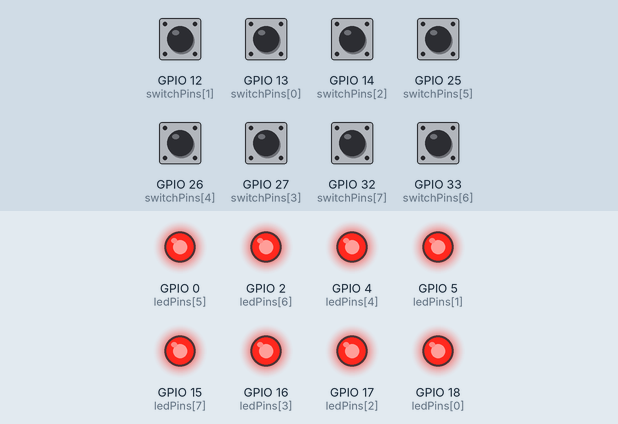
A program run on a simulated ESP32. Parts: output pins drawn as LEDs (lit = HIGH). The inputs (shaded band) are chosen by the test bench; at power-on: GPIO 12 (switchPins[1]), GPIO 13 (switchPins[0]), GPIO 14 (switchPins[2]), GPIO 25 (switchPins[5]), GPIO 26 (switchPins[4]), GPIO 27 (switchPins[3]), GPIO 32 (switchPins[7]), GPIO 33 (switchPins[6]) HIGH.

Above: at 1.2 s.
1.3 s: GPIO 12 (switchPins[1]) pulled LOW for 0.15 s
At 1.37 s:
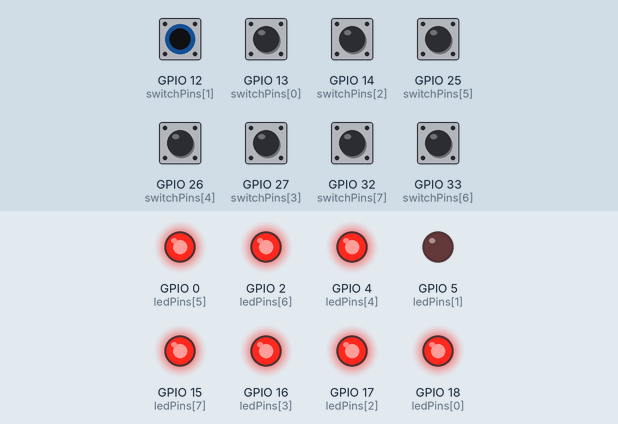
2.9 s: GPIO 13 (switchPins[0]) pulled LOW for 0.15 s
At 2.97 s:
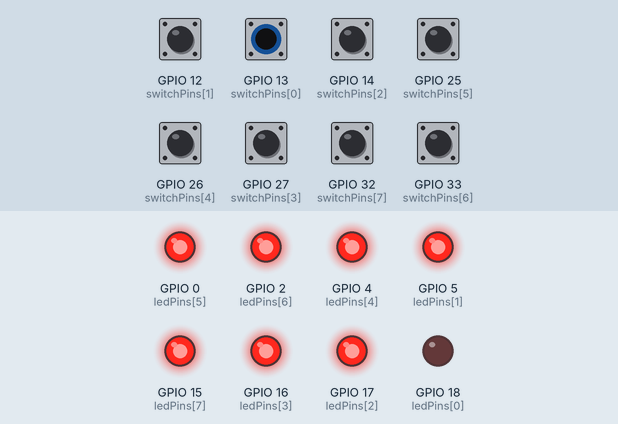
4.5 s: GPIO 14 (switchPins[2]) pulled LOW for 0.15 s
At 4.57 s:
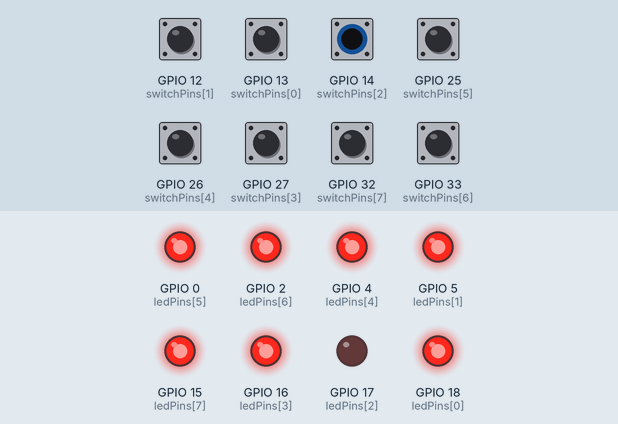
6.1 s: GPIO 25 (switchPins[5]) pulled LOW for 0.15 s
At 6.17 s:
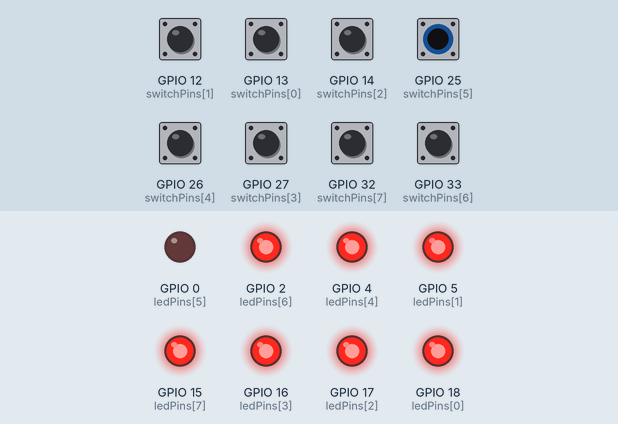
7.7 s: GPIO 26 (switchPins[4]) pulled LOW for 0.15 s
At 7.77 s:
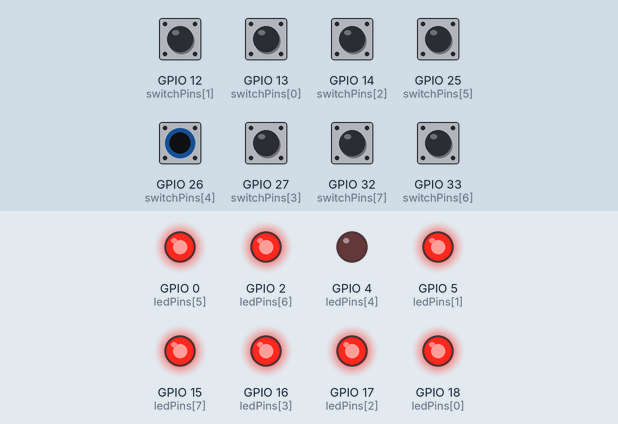
9.3 s: GPIO 27 (switchPins[3]) pulled LOW for 0.15 s
At 9.37 s:
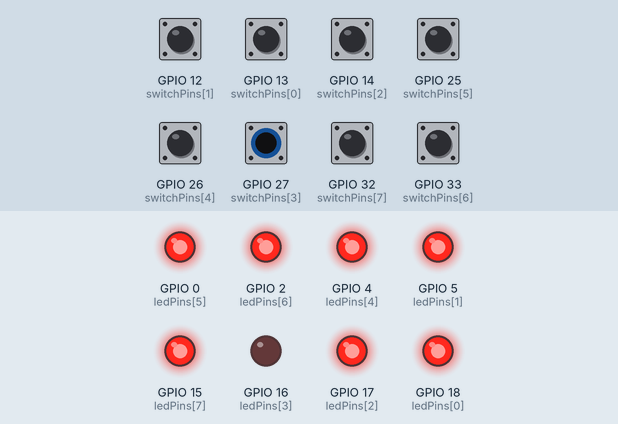
Timing chart, 0 to 11.9 s (numbered marks = the images above; inputs shaded):
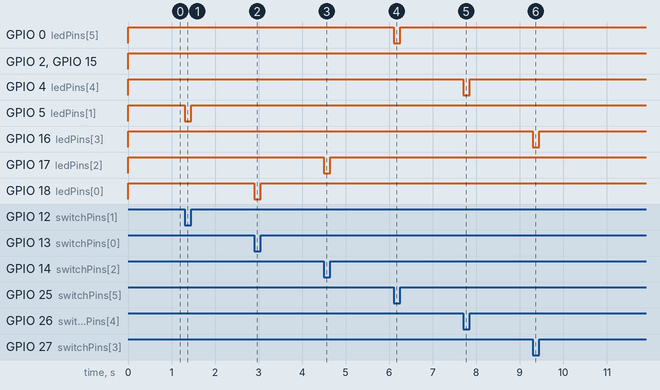

Measured:
- after the input at 1.3 s, GPIO 5 (ledPins[1]): HIGH → LOW at once, → HIGH 0.15 s later
- after the input at 2.9 s, GPIO 18 (ledPins[0]): HIGH → LOW at once, → HIGH 0.15 s later
- after the input at 4.5 s, GPIO 17 (ledPins[2]): HIGH → LOW at once, → HIGH 0.15 s later
- after the input at 6.1 s, GPIO 0 (ledPins[5]): HIGH → LOW at once, → HIGH 0.15 s later
- after the input at 7.7 s, GPIO 4 (ledPins[4]): HIGH → LOW at once, → HIGH 0.15 s later
- after the input at 9.3 s, GPIO 16 (ledPins[3]): HIGH → LOW at once, → HIGH 0.15 s later

The program:

main.cpp
```cpp
#include <Arduino.h>

//***********************************************NIVEL INTERMEDIO*******************************************

//------------------------------------------------------------------------------------------------------
/*Ejercicio 5: Uso de botón con estado
• Cambia el estado del led1 cada vez que se presione y suelte el
btn1.*/

/*#define led1 18
#define btn1 34

void setup() {

  pinMode(led1, OUTPUT);
  pinMode(btn1, INPUT_PULLUP);
}

void loop() {

  int estadoBoton = digitalRead(btn1);

  if (estadoBoton == LOW) {
    digitalWrite(led1, !digitalRead(led1)); // Invierte el estado actual del LED1
    delay(250);
  }
}*/

//------------------------------------------------------------------------------------------------------
/*Ejercicio 6: Debounce de botón
• Implementa una lógica de debounce en el btn1 para evitar
lecturas erróneas.*/

/*#define led1 18
#define btn1 34

// Variables para debounce
unsigned long ultimoTiempo = 0;  // Almacena el último momento en que se leyó el botón
const unsigned long intervaloDebounce = 50; // Intervalo de tiempo de debounce en milisegundos

void setup() {

  pinMode(led1, OUTPUT);
  pinMode(btn1, INPUT_PULLUP);
}

void loop() {
  int estadoBoton = digitalRead(btn1);

  // Realiza debounce del botón
  if ((millis() - ultimoTiempo) > intervaloDebounce) {
    // Si el botón está presionado (LOW), cambia el estado del LED1
    if (estadoBoton == LOW) {
      digitalWrite(led1, !digitalRead(led1)); // Invierte el estado actual del LED1
    }
    ultimoTiempo = millis(); // Actualiza el último tiempo de lectura del botón
  }
}*/

//-------------------------------------------------------------------------------------------------------
/*Ejercicio 7: Control de múltiples LEDs con botones
• Usa btn1 y btn2 para controlar el estado de led1 y led2
respectivamente.*/

/*#define led1 18
#define led2 5
#define btn1 34
#define btn2 39

void setup() {

  pinMode(led1, OUTPUT);
  pinMode(led2, OUTPUT);

  pinMode(btn1, INPUT_PULLUP);
  pinMode(btn2, INPUT_PULLUP);
}

void loop() {
  // Control del LED1 con el botón 1 (btn1)
  if (digitalRead(btn1) == LOW) {
    digitalWrite(led1, HIGH);
  } else {
    digitalWrite(led1, LOW);
  }

  // Control del LED2 con el botón 2 (btn2)
  if (digitalRead(btn2) == LOW) {
    digitalWrite(led2, HIGH);
  } else {
    digitalWrite(led2, LOW);
  }
}*/

//-------------------------------------------------------------------------------------------------------
/*Ejercicio 8: Uso de dip switches para control de LEDs
• Lee el estado de los dip switches sw1.1 a sw1.8 y refleja el
estado en los led1 a led8.*/

const int ledPins[] = {18,5,17,16,4,0,2,15};
const int switchPins[] = {13,12,14,27,26,25,33,32};

void setup() {
  // Configura los pines de LED como salidas
  for (int i = 0; i < 8; i++) {
    pinMode(ledPins[i], OUTPUT);
  }

  // Configura los pines de dip switch como entradas
  for (int i = 0; i < 8; i++) {
    pinMode(switchPins[i], INPUT_PULLUP);
  }
}

void loop() {
  // Lee el estado de cada dip switch y asigna el estado al LED correspondiente
  for (int i = 0; i < 8; i++) {
    int switchState = digitalRead(switchPins[i]);
    digitalWrite(ledPins[i], switchState);
  }
}
```
